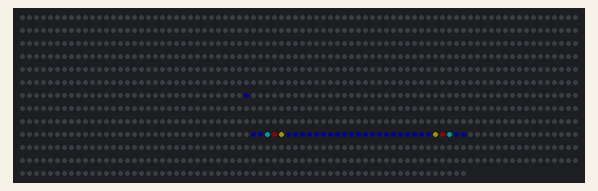
Simulated run of this sketch. Board: ESP32. Shown: 1024 RGB LEDs in strip order, left to right, continuing on the next row. Dim RGB values are drawn brighter than linear; what the sketch prints to the serial monitor is not drawn.

Above: at 1.0 s.

The sketch:

Laplace.ino
```cpp
#include <Adafruit_NeoPixel.h>
#include "arduinoFFT.h"

#define PIN         25
#define NUMPIXELS 1024

const int16_t n  =  32;
const int16_t n2 = n/2;

double frq = 100;

double vReal[n];
double vImag[n];

int cx = 15;
int cy = 15;

int r, g, b;

Adafruit_NeoPixel pixels(NUMPIXELS, PIN, NEO_GRB + NEO_KHZ800);

arduinoFFT FFT = arduinoFFT(); /* Create FFT object */

void setup() {
  Serial.begin(9600);
//  Serial.clear();
  pixels.setBrightness(20);
  pixels.begin(); // INITIALIZE NeoPixel strip object (REQUIRED)
}

void setData() {
  for(int i=0; i<n; i++) {
    vReal[i] = sin(2.0*3.14*i*frq/n);
    vImag[i] = 0;
  }
}

void draw_axis() {
  int pos;
  for(int x=-16; x<16; x++) {
    pos = getPos(x, 0);
    pixels.setPixelColor(pos, pixels.Color(16, 0, 0));
  }
  for(int y=-15; y<=16; y++) {
    pos = getPos(0, y);
    pixels.setPixelColor(pos, pixels.Color(0, 0, 16));
  }
  pixels.show();
}

void draw_corners() {
  /* Draw four corners */
  int pos = 0;

  pos = getPos(-16, 16); pixels.setPixelColor(pos, pixels.Color(32,   0, 32));
  pos = getPos( -1, 16); pixels.setPixelColor(pos, pixels.Color( 0,  32,  0));
  pos = getPos(-16,  1); pixels.setPixelColor(pos, pixels.Color( 0,   0, 32));
  pos = getPos( -1,  1); pixels.setPixelColor(pos, pixels.Color(32,  32, 32));

  pos = getPos( 0,16); pixels.setPixelColor(pos, pixels.Color( 32,  0,  0));
  pos = getPos(15,16); pixels.setPixelColor(pos, pixels.Color(  0, 32,  0));
  pos = getPos( 0, 1); pixels.setPixelColor(pos, pixels.Color(  0,  0,  32));
  pos = getPos(15, 1); pixels.setPixelColor(pos, pixels.Color( 32, 32,  32));

  pos = getPos(-1, 0); pixels.setPixelColor(pos, pixels.Color( 0,  0, 32));
  pos = getPos(-16,0); pixels.setPixelColor(pos, pixels.Color( 0,  0, 32));
  pos = getPos(-16,-15); pixels.setPixelColor(pos, pixels.Color( 0,  0, 32));
  pos = getPos( -1,-15); pixels.setPixelColor(pos, pixels.Color( 0,  0, 32));

  pos = getPos(  0,  0); pixels.setPixelColor(pos, pixels.Color(32, 32, 32));
  pos = getPos(  0,-15); pixels.setPixelColor(pos, pixels.Color(32, 32, 32));
  pos = getPos( 15,  0); pixels.setPixelColor(pos, pixels.Color(32, 32, 32));
  pos = getPos( 15,-15); pixels.setPixelColor(pos, pixels.Color(32, 32, 32));
  pixels.show();
}

int getPos(int x, int y) {
  String zone = "";
  int ledPos = 0;
  bool even;
  even = (x%2==0);

  if(x<0) {
    if(y>0) { // zone 1
      zone = "Zone 1";
      if(even)
        ledPos = (16+x)*16 - (y+x) + (16+x);
      else
        ledPos = (16+x)*16 - 16*pow(-1,x)+y-17;
    } else {   // zone 3
      zone = "Zone 3";
      if(even)
        ledPos = (x+16)*16 + 16*pow(-1,x) - y + 256 - 16;
      else
        ledPos = (x+16)*16 + y + 255 + 16;
    }
  } else {
    if(y>0) {
      zone = "zone 2";
      if(even)
        ledPos = (16+x)*16 - (y-x) + (16+x) + 512;
      else
        ledPos = (16+x)*16 - 16*pow(-1,x)+y-17 + 512;
    } else {
      zone = "zone 4";
      if(even)
        ledPos = (16+x)*16 +16*pow(-1,x)-y+256-16;
      else
        ledPos = (16+x)*16 + y +255 +16;
    }
  }
  return ledPos;
}

void colorScale(double mag) {
  double sMax = 0.04;
  Serial.print("mag : ");
  Serial.print(mag);
  r = 1;
  g = 1;
  b = 1;
  if(mag >0        && mag<sMax*1/4) {r =   0, g=   0; b = 255;}
  if(mag >sMax*1/4 && mag<sMax*2/4) {r =   0, g= 255; b = 255;}
  if(mag >sMax*2/4 && mag<sMax*3/4) {r = 255, g= 255; b =   0;}
  if(mag >sMax*3/4 && mag<sMax*4/4) {r = 255, g=   0; b =   0;}
  if(mag >sMax) {r = 255, g= 0; b = 0;}
}

void getSignal(int j) {
}

void loop() {
  int pos = 0;

  //draw_axis();

  setData();
//
//  // for(int j=-16; j<16; j++)
  int i = 0;
//  {
//
    getSignal(0);

    FFT.Compute(vReal, vImag, n, FFT_FORWARD);

    Serial.println("+ frq");
    for(int j=0; j<n2; j++) {
      double real = vReal[j]*vReal[j];
      double imag = vImag[j]*vImag[j];
      double mag = sqrt(real*real+imag*imag)/n;
      colorScale(mag);
      pos = getPos(0, j);
      pixels.setPixelColor(pos, pixels.Color(r, g, b));
      Serial.print(" j : ");Serial.print(j);
      Serial.print(" mag : ");Serial.println(mag);
    }
    Serial.println("- frq");

    for(int j=n2; j<n; j++) {
      double real = vReal[j]*vReal[j];
      double imag = vImag[j]*vImag[j];
      double mag = sqrt(real*real+imag*imag)/n;
      colorScale(mag);
      pos = getPos(0, j);
      pixels.setPixelColor(pos, pixels.Color(r, g, b));
      Serial.print(" j : ");Serial.print(j);
      Serial.print(" mag : ");Serial.println(mag);
    }
    pixels.show();

  delay(10000);
}
```
